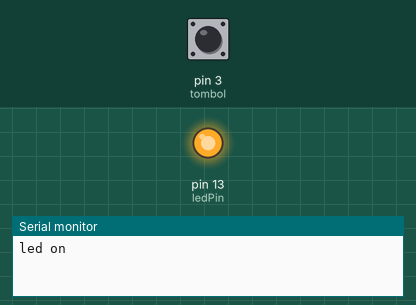
Simulated run of this sketch. Board: Arduino Uno, built with avr-gcc and run on an emulated ATmega328P. Shown: output pins drawn as LEDs (lit = HIGH), the last lines printed to the serial monitor. The inputs (shaded band) are chosen by the test bench; at power-on: pin 3 (tombol) HIGH.

Above: at 1.2 s.
1.3 s: pin 3 (tombol) pulled LOW for 0.15 s
At 1.8 s:
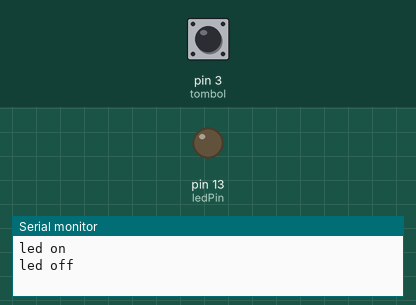
2.9 s: pin 3 (tombol) pulled LOW for 1 s
At 4.3 s:
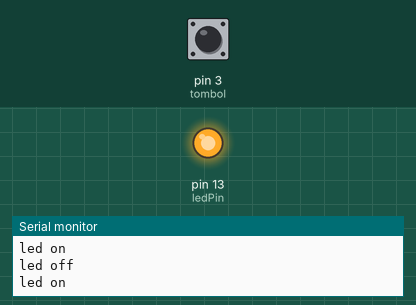
5.4 s: pin 3 (tombol) pulled LOW for 3.2 s
At 9.0 s:
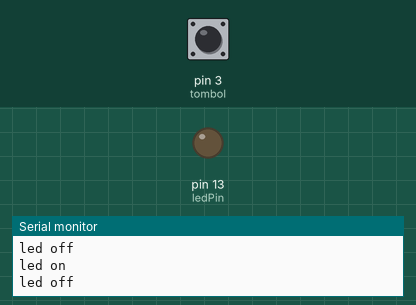
Timing chart, 0 to 10.5 s (numbered marks = the images above; inputs shaded):
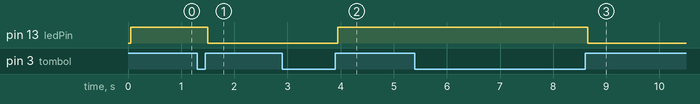

Measured:
- after the input at 1.3 s, pin 13 (ledPin): HIGH → LOW after 0.20 s
- after the input at 2.9 s, pin 13 (ledPin): LOW → HIGH after 1.1 s
- after the input at 5.4 s, pin 13 (ledPin): HIGH → LOW after 3.3 s

The sketch:

debouncebutton.ino
```cpp
const int tombol = 3;
const int ledPin = 13;  // Pin untuk LED (sesuaikan dengan kebutuhan Anda)
int nilai;
int lastButtonState = LOW;
unsigned long lastDebounceTime = 0;
unsigned long debounceDelay = 50;
bool ledState = false;  // Menyimpan status LED

void setup() {
  Serial.begin(9600);
  pinMode(tombol, INPUT_PULLUP);
  pinMode(ledPin, OUTPUT);
}

void loop() {
  int reading = digitalRead(tombol);

  if (reading != lastButtonState) {
    lastDebounceTime = millis();
  }

  if ((millis() - lastDebounceTime) > debounceDelay) {
    if (reading != nilai) {
      nilai = reading;

      // Mengontrol LED
      if (nilai == HIGH) {
        // Tombol ditekan
        ledState = !ledState;                         // Toggle status LED
        digitalWrite(ledPin, ledState ? HIGH : LOW);  // Atur LED sesuai dengan status

        if (ledState == HIGH) {
          Serial.println("led on");
        }else{
          Serial.println("led off");

        }
      }
    }
  }

  lastButtonState = reading;
}
```
